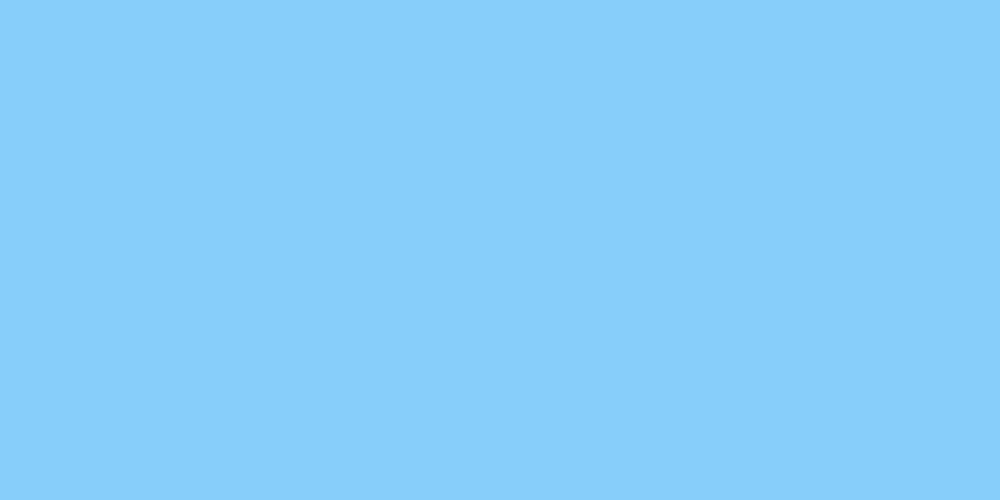
Frame 1 (no input)
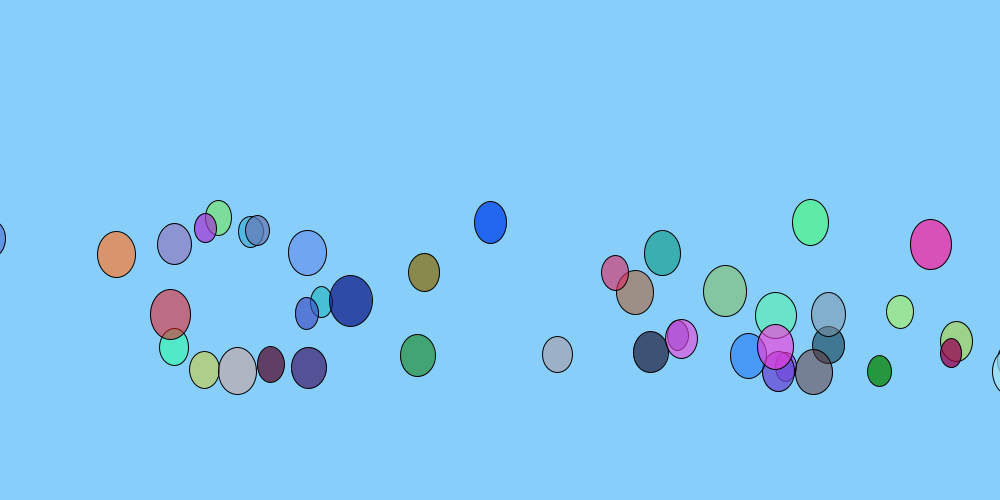
Frame 60 (the mouse pressed at the canvas centre just before this capture)
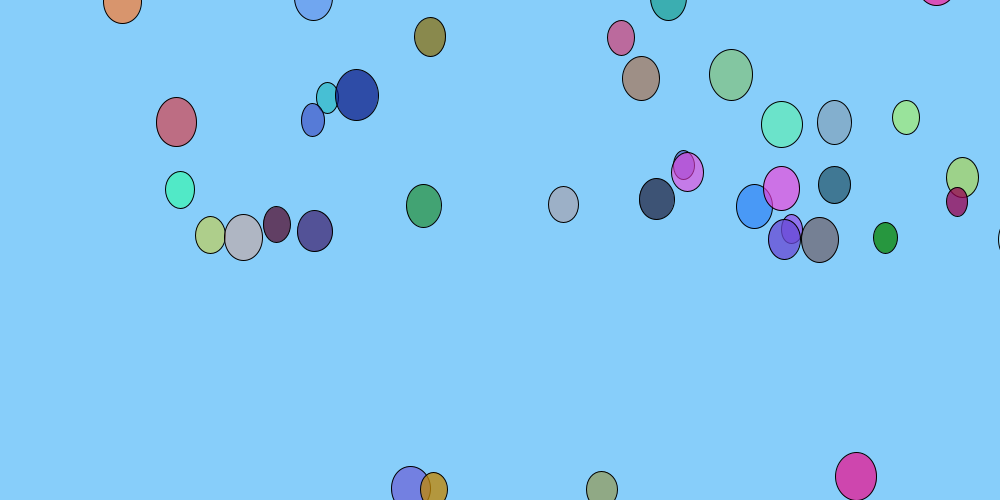
Frame 120 (the mouse held since frame 60 and released just before this capture)

The Processing sketch that drew these frames (run headless with seeded random() and noise(); from frame 60 on, the mouse is pressed at the canvas centre):

// Processing sketch: Balloons
// ── Balloons.pde
ArrayList<balloon> balloons; 
float wind;

void setup(){
 size(1000,500); 
 balloons = new ArrayList<balloon>();
 wind = 0.1;
}

void draw(){
  background(135, 206, 250);
  //background(0, 191, 255);
  for(int i = balloons.size()-1; i >= 0; i--){
    balloons.get(i).display();
    balloons.get(i).move();
    if(!balloons.get(i).isAlive){
      balloons.remove(i);
    }
    
    
  }
  while(balloons.size() < 50){
    balloons.add(new balloon());
  }
  
}

void mousePressed(){
  for(balloon bloon : balloons){
    float x = mouseX - bloon.location.x; 
    float y = mouseY - bloon.location.y;
    x = pow(x, 2)/pow(bloon.size.x, 2);
    y = pow(y,2)/pow(bloon.size.y, 2);
    if(x+y <= 1){
      bloon.isAlive = false;
    }
    
  }
}

void keyPressed(){
  if(keyCode == LEFT){
    wind -= 0.5;
  }
  if(keyCode == RIGHT){
   wind += 0.5; 
  }
}

class balloon{
  PVector velocity;
  PVector location;
  float[]colorB;
  PVector size;
  boolean isAlive;
  balloon(){
    location = new PVector(random(1200) - 100, height);
    velocity = new PVector(0, (random(3)+2) * -1);
    colorB = new float[]{random(255),random(255),random(255), random(80) + 120};
    size = new PVector(0,0);
    size.x = random(25) + 20;
    size.y = size.x + 5 + random(5);
    isAlive = true;
    
  }
  void move(){
    location.add(velocity);
    location.x += wind;
    if(location.y < (0- size.y)){
     isAlive = false; 
    }
  }
  
  void display(){
    fill(colorB[0], colorB[1], colorB[2], colorB[3]);
    ellipse(location.x, location.y,size.x,size.y);
    
  }
  
  
  
  
}
